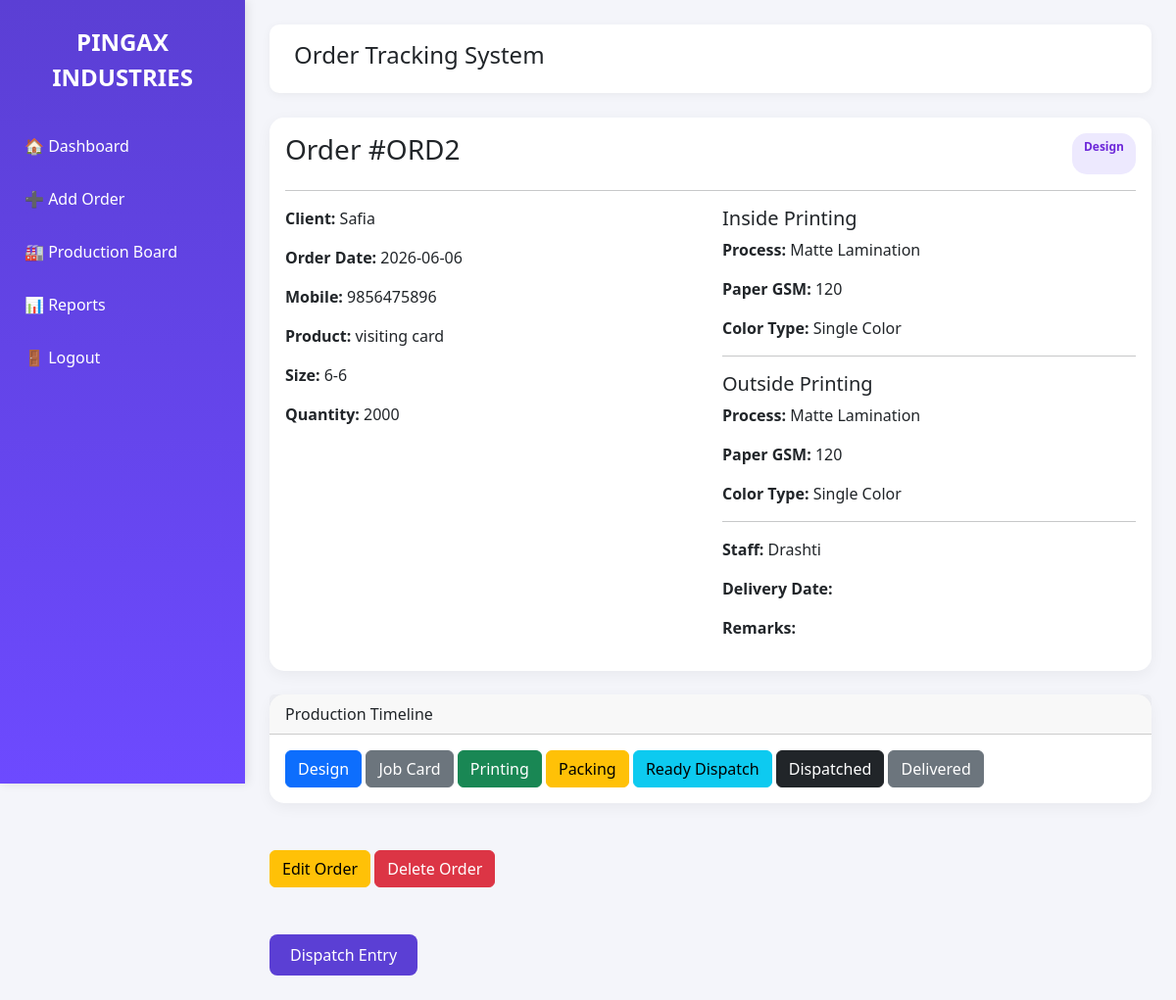
Page /order/2 (signed in) on the committed database.
### app.py (models this page shows)
class Order(db.Model):
    id = db.Column(db.Integer, primary_key=True)
    order_no = db.Column(db.String(50))
    client_name = db.Column(db.String(100))
    mobile = db.Column(db.String(20))
    product = db.Column(db.String(100))
    size = db.Column(db.String(100))
    quantity = db.Column(db.Integer)
    inside_process = db.Column(db.String(50))
    inside_gsm = db.Column(db.String(50))
    inside_color = db.Column(db.String(50))
    outside_process = db.Column(db.String(50))
    outside_gsm = db.Column(db.String(50))
    outside_color = db.Column(db.String(50))
    staff_name = db.Column(db.String(100))
    remarks = db.Column(db.Text)
    order_date = db.Column(db.String(50))
    order_date = db.Column(db.Date)
    delivery_date = db.Column(db.String(50))
    transport_name = db.Column(db.String(100))
    lr_number = db.Column(db.String(100))
    invoice_number = db.Column(db.String(100))
    dispatch_date = db.Column(db.String(50))
    status = db.Column(db.String(50))
    amount = db.Column(db.Float, default=0)

### app.py (the view)
@app.route('/order/<int:id>')
def order_detail(id):
    if 'user' not in session:
        return redirect('/login')
    order = Order.query.get_or_404(id)
    return render_template(
        'order_detail.html',
        order=order
    )

### templates/order_detail.html (shortened to what this page needs)
{% extends 'base.html' %}
{% block content %}
<div class="card dashboard-card">
    <div class="card-body">
        <div class="d-flex justify-content-between">
            <h3>
                Order #{{ order.order_no }}
            </h3>
            <span class="status-dispatched">
                {{ order.status }}
            </span>
        </div>
        <hr>
        <div class="row">
            <div class="col-md-6">
                <p>
                    <b>Client:</b>
                    {{ order.client_name }}
                </p>
                <p>
                    <b>Order Date:</b>
                    {{ order.order_date }}
                </p>
                <p>
                    <b>Mobile:</b>
                    {{ order.mobile }}
                </p>
                <p>
                    <b>Product:</b>
                    {{ order.product }}
                </p>
                <p>
                    <b>Size:</b>
                    {{ order.size }}
                </p>
                <p>
                    <b>Quantity:</b>
                    {{ order.quantity }}
                </p>
            </div>
            <div class="col-md-6">
                <h5>Inside Printing</h5>
                <p>
                    <b>Process:</b>
                    {{ order.inside_process }}
                </p>
                <p>
                    <b>Paper GSM:</b>
                    {{ order.inside_gsm }}
                </p>
                <p>
                    <b>Color Type:</b>
                    {{ order.inside_color }}
                </p>
                <hr>
                <h5>Outside Printing</h5>
                <p>
                    <b>Process:</b>
                    {{ order.outside_process }}
                </p>
                <p>
                    <b>Paper GSM:</b>
                    {{ order.outside_gsm }}
                </p>
                <p>
                    <b>Color Type:</b>
                    {{ order.outside_color }}
                </p>
                <hr>
                <p>
                    <b>Staff:</b>
                    {{ order.staff_name }}
                </p>
                <p>
                    <b>Delivery Date:</b>
                </p>
                <p>
                    <b>Remarks:</b>
                </p>
            </div>
        </div>
    </div>
</div>
<br>
<div class="card dashboard-card">
    <div class="card-header">
        Production Timeline
    </div>
    <div class="card-body">
        <div class="timeline">
            <a class="btn btn-primary"
               href="/update/{{order.id}}/Design">
               Design
            </a>
            <a class="btn btn-secondary"
               href="/update/{{order.id}}/Job Card">
               Job Card
            </a>
            <a class="btn btn-success"
               href="/update/{{order.id}}/Printing">
               Printing
            </a>
            <a class="btn btn-warning"
               href="/update/{{order.id}}/Packing">
               Packing
            </a>
            <a class="btn btn-info"
               href="/update/{{order.id}}/Ready Dispatch">
               Ready Dispatch
            </a>
            <a class="btn btn-dark"
               href="/update/{{order.id}}/Dispatched">
               Dispatched
            </a>
            <a class="btn btn-secondary"
               href="/update/{{order.id}}/Delivered">
               Delivered
            </a>
        </div>
    </div>
</div>
<br><br>
<a href="/edit/{{ order.id }}"
   class="btn btn-warning">
   Edit Order
</a>
<a href="/delete/{{ order.id }}"
   class="btn btn-danger"
   onclick="return confirm('Delete this order?')">
   Delete Order
</a>
<br><br>
<br>
<a href="/dispatch/{{order.id}}"
   class="btn btn-purple">
   Dispatch Entry
</a>
{% endblock %}

### static/css/style.css (style rules this page uses)
body { margin: 0; background: #F4F5FA; font-family: 'Segoe UI', sans-serif; }
.dashboard-card { border: none; border-radius: 15px; box-shadow: 0 4px 15px rgba(0,0,0,0.05); transition: 0.3s; background: white; }
.btn-purple { background: #5B3FD4; color: white; border-radius: 8px; padding: 8px 20px; text-decoration: none; }
.status-dispatched { background: #EDE9FE; color: #6D28D9; padding: 5px 12px; border-radius: 15px; font-size: 12px; font-weight: bold; }

### rows in the picture
Order: order_no "ORD2", status "Design", client_name "Safia", order_date "2026-06-06", mobile "9856475896", product "visiting card", size "6-6", quantity "2000", inside_process "Matte Lamination", inside_gsm "120", inside_color "Single Color", outside_process "Matte Lamination", outside_gsm "120", outside_color "Single Color", staff_name "Drashti"
